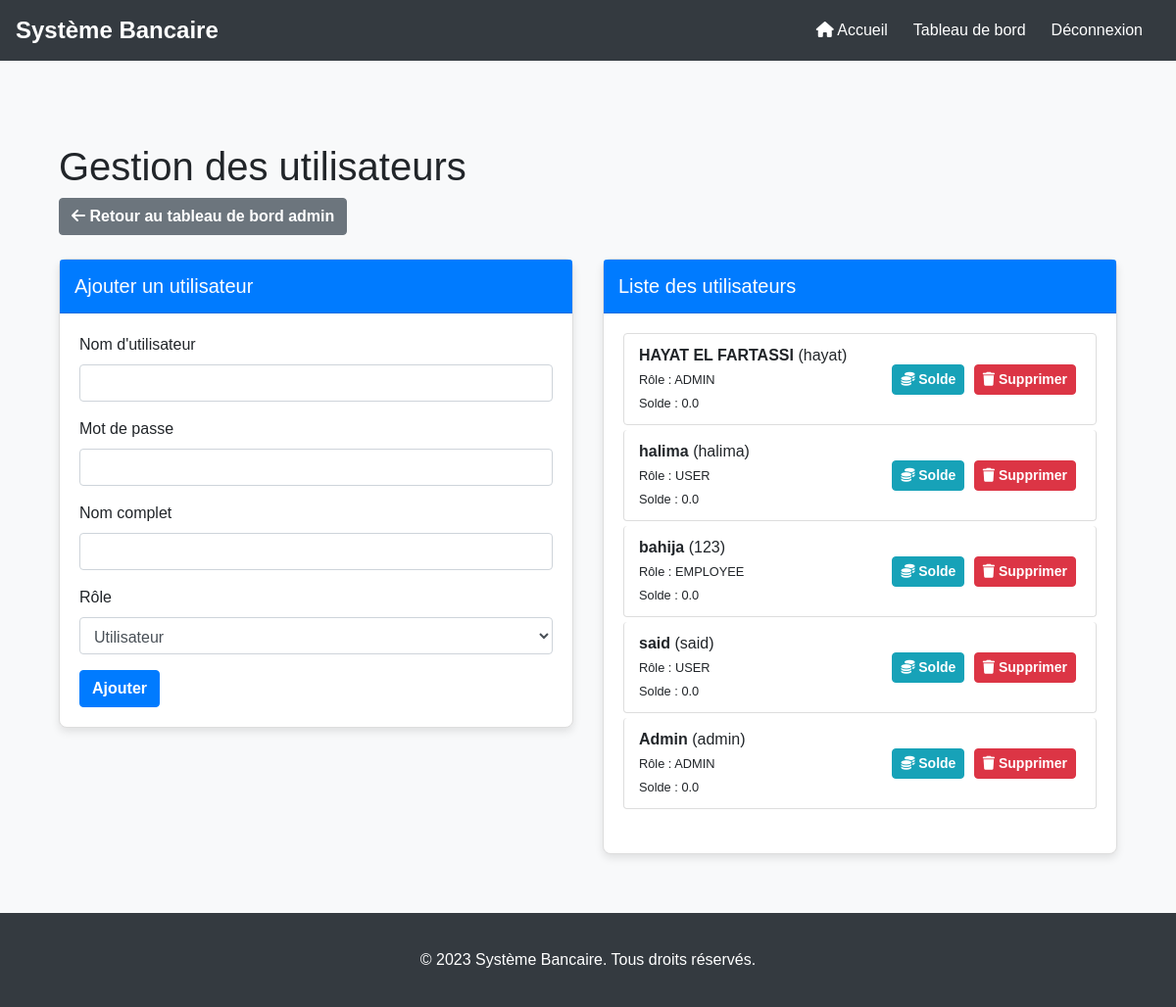
The app's page /admin/users (signed in), older data.
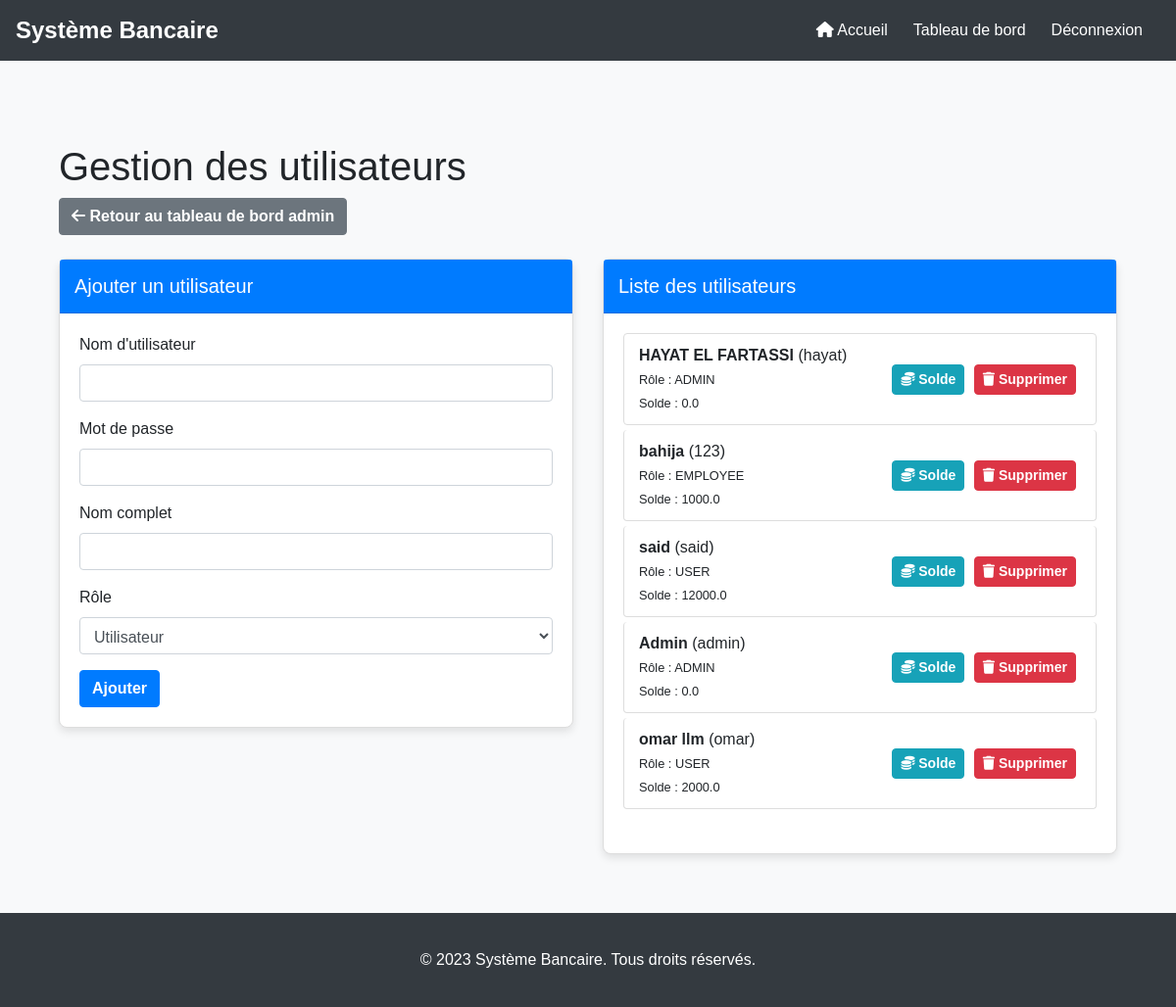
The same page, newer data.
### tables this page shows
CREATE TABLE users (
                id INTEGER PRIMARY KEY AUTOINCREMENT,
                username TEXT NOT NULL UNIQUE,
                password TEXT NOT NULL,
                full_name TEXT NOT NULL,
                role TEXT NOT NULL CHECK(role IN ('ADMIN', 'USER', 'EMPLOYEE')),
                balance REAL DEFAULT 0
            , last_balance_update DATE);

### app.py (the view, shortened to what this page needs)
@app.route('/admin/users', methods=['GET', 'POST'])
@role_required('ADMIN')
def admin_users():
    with sqlite3.connect(DATABASE) as conn:
        cursor = conn.cursor()
        cursor.execute('SELECT * FROM users')
        users = cursor.fetchall()
    return render_template("admin_users.html", users=users)

### app.py (called while the page is built)
def role_required(role):
    def decorator(f):
        @wraps(f)
        def decorated_function(*args, **kwargs):
            if not session.get('user_id'):
                return redirect(url_for('login'))
            with sqlite3.connect(DATABASE, timeout=10) as conn:
                cursor = conn.cursor()
                cursor.execute('SELECT role FROM users WHERE id = ?', (session['user_id'],))
                user_role = cursor.fetchone()[0]
                if user_role != role:
                    flash('Accès refusé.', 'error')
                    return redirect(url_for('index'))
            return f(*args, **kwargs)
        return decorated_function
    return decorator

### templates/admin_users.html (shortened to what this page needs)
{% extends "base.html" %}
{% block content %}
<div class="container">
    <h1 class="mt-4">Gestion des utilisateurs</h1>
    <div class="mb-4">
        <a href="{{ url_for('admin_dashboard') }}" class="btn btn-secondary">
            <i class="fas fa-arrow-left"></i> Retour au tableau de bord admin
        </a>
    </div>
    <div class="row mt-4">
        <div class="col-md-6">
            <div class="card">
                <div class="card-header bg-primary text-white">
                    <h5 class="card-title">Ajouter un utilisateur</h5>
                </div>
                <div class="card-body">
                    <form method="POST" action="{{ url_for('admin_users') }}">
                        <div class="form-group">
                            <label for="username">Nom d'utilisateur</label>
                            <input type="text" class="form-control" id="username" name="username" required>
                        </div>
                        <div class="form-group">
                            <label for="password">Mot de passe</label>
                            <input type="password" class="form-control" id="password" name="password" required>
                        </div>
                        <div class="form-group">
                            <label for="full_name">Nom complet</label>
                            <input type="text" class="form-control" id="full_name" name="full_name" required>
                        </div>
                        <div class="form-group">
                            <label for="role">Rôle</label>
                            <select class="form-control" id="role" name="role" required>
                                <option value="USER">Utilisateur</option>
                            </select>
                        </div>
                        <button type="submit" class="btn btn-primary">Ajouter</button>
                    </form>
                </div>
            </div>
        </div>
        <div class="col-md-6">
            <div class="card">
                <div class="card-header bg-primary text-white">
                    <h5 class="card-title">Liste des utilisateurs</h5>
                </div>
                <div class="card-body">
                    <ul class="list-group">
                        {% for user in users %}
                        <li class="list-group-item d-flex justify-content-between align-items-center">
                            <div>
                                <strong>{{ user[3] }}</strong> ({{ user[1] }})<br>
                                <small>Rôle : {{ user[4] }}</small><br>
                                <small>Solde : {{ user[5] }}</small>
                            </div>
                            <div>
                                <a href="{{ url_for('admin_update_balance', user_id=user[0]) }}" class="btn btn-info btn-sm">
                                    <i class="fas fa-coins"></i> Solde
                                </a>
                                <a href="{{ url_for('admin_delete_user', user_id=user[0]) }}" class="btn btn-danger btn-sm">
                                    <i class="fas fa-trash"></i> Supprimer
                                </a>
                            </div>
                        </li>
                        {% endfor %}
                    </ul>
                </div>
            </div>
        </div>
    </div>
</div>
{% endblock %}

Row changes from the older to the newer data that the page shows:
removed users: full_name "halima", username "halima", role "USER", balance "0.0"
changed users "bahija": balance "0.0" → "1000.0"
changed users "said": balance "0.0" → "12000.0"
added users: full_name "omar llm", username "omar", role "USER", balance "2000.0"
